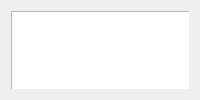
      <widget class="QWidget" name="tab_3">
       <attribute name="title">
        <string>WLC</string>
       </attribute>
       <layout class="QHBoxLayout" name="horizontalLayout_8">
        <item>
         <widget class="QWidget" name="widgetWLC" native="true">
          <widget class="QWidget" name="layoutWidget">
           <property name="geometry">
            <rect>
             <x>0</x>
             <y>0</y>
             <width>528</width>
             <height>283</height>
            </rect>
           </property>
           <layout class="QVBoxLayout" name="verticalLayout_9">
            <item>
             <widget class="ChartView" name="XY_plot1_6">
              <property name="sizePolicy">
               <sizepolicy hsizetype="MinimumExpanding" vsizetype="Expanding">
                <horstretch>0</horstretch>
                <verstretch>0</verstretch>
               </sizepolicy>
              </property>
              <property name="minimumSize">
               <size>
                <width>0</width>
                <height>0</height>
               </size>
              </property>
             </widget>
            </item>
            <item>
             <widget class="ChartView" name="XY_plot1_7">
              <property name="sizePolicy">
               <sizepolicy hsizetype="MinimumExpanding" vsizetype="Expanding">
                <horstretch>0</horstretch>
                <verstretch>0</verstretch>
               </sizepolicy>
              </property>
              <property name="minimumSize">
               <size>
                <width>0</width>
                <height>0</height>
               </size>
              </property>
             </widget>
            </item>
            <item>
             <layout class="QGridLayout" name="gridLayout_9">
              <item row="0" column="0">
               <widget class="QLabel" name="label_12">
                <property name="enabled">
                 <bool>true</bool>
                </property>
                <property name="minimumSize">
                 <size>
                  <width>56</width>
                  <height>21</height>
                 </size>
                </property>
                <property name="maximumSize">
                 <size>
                  <width>56</width>
                  <height>21</height>
                 </size>
                </property>
                <property name="text">
                 <string>offset:</string>
                </property>
               </widget>
              </item>
              <item row="0" column="1" colspan="2">
               <widget class="QDoubleSpinBox" name="doubleSpinBox_offset_2">
                <property name="enabled">
                 <bool>false</bool>
                </property>
                <property name="minimumSize">
                 <size>
                  <width>113</width>
                  <height>21</height>
                 </size>
                </property>
                <property name="maximumSize">
                 <size>
                  <width>113</width>
                  <height>21</height>
                 </size>
                </property>
                <property name="minimum">
                 <double>-999999999999999939709166371603178586112.000000000000000</double>
                </property>
                <property name="maximum">
                 <double>99999999999999997748809823456034029568.000000000000000</double>
                </property>
               </widget>
              </item>
              <item row="0" column="3" colspan="2">
               <spacer name="horizontalSpacer_4">
                <property name="orientation">
                 <enum>Qt::Horizontal</enum>
                </property>
                <property name="sizeHint" stdset="0">
                 <size>
                  <width>98</width>
                  <height>20</height>
                 </size>
                </property>
               </spacer>
              </item>
              <item row="0" column="5" colspan="2">
               <widget class="QLabel" name="label_13">
                <property name="enabled">
                 <bool>true</bool>
                </property>
                <property name="minimumSize">
                 <size>
                  <width>56</width>
                  <height>21</height>
                 </size>
                </property>
                <property name="maximumSize">
                 <size>
                  <width>56</width>
                  <height>21</height>
                 </size>
                </property>
                <property name="text">
                 <string>R_bead:</string>
                </property>
               </widget>
              </item>
              <item row="0" column="7" colspan="2">
               <widget class="QDoubleSpinBox" name="doubleSpinBox_Rbead_2">
                <property name="enabled">
                 <bool>false</bool>
                </property>
                <property name="minimumSize">
                 <size>
                  <width>113</width>
                  <height>21</height>
                 </size>
                </property>
                <property name="maximumSize">
                 <size>
                  <width>113</width>
                  <height>21</height>
                 </size>
                </property>
                <property name="minimum">
                 <double>-999999999999999939709166371603178586112.000000000000000</double>
                </property>
                <property name="maximum">
                 <double>99999999999999997748809823456034029568.000000000000000</double>
                </property>
                <property name="value">
                 <double>500.000000000000000</double>
                </property>
               </widget>
              </item>
              <item row="1" column="0" colspan="2">
               <layout class="QHBoxLayout" name="horizontalLayout_28">
                <item>
                 <widget class="QLabel" name="label_M_10">
                  <property name="text">
                   <string>a:</string>
                  </property>
                 </widget>
                </item>
                <item>
                 <widget class="QLabel" name="label_a_10">
                  <property name="text">
                   <string>a</string>
                  </property>
                 </widget>
                </item>
               </layout>
              </item>
              <item row="1" column="2" colspan="2">
               <layout class="QHBoxLayout" name="horizontalLayout_27">
                <item>
                 <widget class="QLabel" name="label_M_9">
                  <property name="text">
                   <string>b:</string>
                  </property>
                 </widget>
                </item>
                <item>
                 <widget class="QLabel" name="label_a_9">
                  <property name="text">
                   <string>a</string>
                  </property>
                 </widget>
                </item>
               </layout>
              </item>
              <item row="2" column="0" colspan="2">
               <layout class="QHBoxLayout" name="horizontalLayout_26">
                <item>
                 <widget class="QLabel" name="label_M_8">
                  <property name="text">
                   <string>Fit_a</string>
                  </property>
                 </widget>
                </item>
                <item>
                 <widget class="QDoubleSpinBox" name="doubleSpinBox_M_7"/>
                </item>
               </layout>
              </item>
              <item row="2" column="2" colspan="2">
               <layout class="QHBoxLayout" name="horizontalLayout_25">
                <item>
                 <widget class="QLabel" name="label_M_7">
                  <property name="text">
                   <string>Fit_b</string>
                  </property>
                 </widget>
                </item>
                <item>
                 <widget class="QDoubleSpinBox" name="doubleSpinBox_M_6"/>
                </item>
               </layout>
              </item>
              <item row="2" column="4" colspan="2">
               <layout class="QHBoxLayout" name="horizontalLayout_20">
                <item>
                 <widget class="QLabel" name="label_M_5">
                  <property name="text">
                   <string>Fit_M</string>
                  </property>
                 </widget>
                </item>
                <item>
                 <widget class="QDoubleSpinBox" name="doubleSpinBox_M_5"/>
                </item>
               </layout>
              </item>
              <item row="2" column="6" colspan="2">
               <widget class="QPushButton" name="pushButtonMGSet_4">
                <property name="text">
                 <string>Fit</string>
                </property>
               </widget>
              </item>
              <item row="2" column="8">
               <widget class="QPushButton" name="pushButtonMGSet_5">
                <property name="text">
                 <string>Fit M</string>
                </property>
               </widget>
              </item>
              <item row="1" column="4" colspan="2">
               <layout class="QHBoxLayout" name="horizontalLayout_19">
                <item>
                 <widget class="QLabel" name="label_M_3">
                  <property name="text">
                   <string>M:</string>
                  </property>
                 </widget>
                </item>
                <item>
                 <widget class="QLabel" name="label_a_7">
                  <property name="text">
                   <string>a</string>
                  </property>
                 </widget>
                </item>
               </layout>
              </item>
              <item row="1" column="6" colspan="2">
               <widget class="QPushButton" name="pushButtonMGSet_3">
                <property name="text">
                 <string>Set</string>
                </property>
               </widget>
              </item>
              <item row="1" column="8">
               <widget class="QPushButton" name="pushButton">
                <property name="text">
                 <string>ImportMG</string>
                </property>
               </widget>
              </item>
             </layout>
            </item>
           </layout>
          </widget>
          <widget class="QWidget" name="layoutWidget">
           <property name="geometry">
            <rect>
             <x>590</x>
             <y>0</y>
             <width>831</width>
             <height>481</height>
            </rect>
           </property>
           <layout class="QVBoxLayout" name="verticalLayout_11">
            <item>
             <layout class="QGridLayout" name="gridLayout_7">
              <item row="0" column="0">
               <widget class="ChartView" name="XY_plot1_3">
                <property name="sizePolicy">
                 <sizepolicy hsizetype="Expanding" vsizetype="Expanding">
                  <horstretch>0</horstretch>
                  <verstretch>0</verstretch>
                 </sizepolicy>
                </property>
                <property name="minimumSize">
                 <size>
                  <width>0</width>
                  <height>0</height>
                 </size>
                </property>
               </widget>
              </item>
              <item row="1" column="0">
               <widget class="ChartView" name="XY_plot1_4">
                <property name="sizePolicy">
                 <sizepolicy hsizetype="Expanding" vsizetype="Expanding">
                  <horstretch>0</horstretch>
                  <verstretch>0</verstretch>
                 </sizepolicy>
                </property>
                <property name="minimumSize">
                 <size>
                  <width>0</width>
                  <height>0</height>
                 </size>
                </property>
               </widget>
              </item>
              <item row="0" column="1" rowspan="2">
               <widget class="ChartView" name="XY_plot1_5">
                <property name="sizePolicy">
                 <sizepolicy hsizetype="MinimumExpanding" vsizetype="Expanding">
                  <horstretch>0</horstretch>
                  <verstretch>0</verstretch>
                 </sizepolicy>
                </property>
                <property name="minimumSize">
                 <size>
                  <width>0</width>
                  <height>0</height>
                 </size>
                </property>
               </widget>
              </item>
             </layout>
            </item>
            <item>
             <layout class="QGridLayout" name="gridLayout_8">
              <item row="0" column="0" colspan="2">
               <widget class="QPushButton" name="pushButton_SelectDirEX_2">
                <property name="sizePolicy">
                 <sizepolicy hsizetype="Minimum" vsizetype="Minimum">
                  <horstretch>0</horstretch>
                  <verstretch>0</verstretch>
                 </sizepolicy>
                </property>
                <property name="minimumSize">
                 <size>
                  <width>108</width>
                  <height>20</height>
                 </size>
                </property>
                <property name="maximumSize">
                 <size>
                  <width>108</width>
                  <height>28</height>
                 </size>
                </property>
                <property name="text">
                 <string>Select DIR</string>
                </property>
               </widget>
              </item>
              <item row="0" column="5">
               <widget class="QLabel" name="label_a_4">
                <property name="text">
                 <string>LC</string>
                </property>
               </widget>
              </item>
              <item row="0" column="7" rowspan="4">
               <widget class="QPushButton" name="pushButtonWLCSet_4">
                <property name="sizePolicy">
                 <sizepolicy hsizetype="Minimum" vsizetype="Expanding">
                  <horstretch>0</horstretch>
                  <verstretch>0</verstretch>
                 </sizepolicy>
                </property>
                <property name="text">
                 <string>Set</string>
                </property>
               </widget>
              </item>
              <item row="0" column="6">
               <widget class="QDoubleSpinBox" name="doubleSpinBox_a_4"/>
              </item>
              <item row="1" column="5">
               <widget class="QLabel" name="label_b_4">
                <property name="text">
                 <string>P</string>
                </property>
               </widget>
              </item>
              <item row="1" column="4">
               <widget class="QPushButton" name="pushButton_Export_2">
                <property name="minimumSize">
                 <size>
                  <width>93</width>
                  <height>0</height>
                 </size>
                </property>
                <property name="maximumSize">
                 <size>
                  <width>93</width>
                  <height>28</height>
                 </size>
                </property>
                <property name="text">
                 <string>Export</string>
                </property>
               </widget>
              </item>
              <item row="2" column="5" rowspan="2">
               <widget class="QLabel" name="label_M_4">
                <property name="text">
                 <string>K</string>
                </property>
               </widget>
              </item>
              <item row="2" column="6" rowspan="2">
               <widget class="QDoubleSpinBox" name="doubleSpinBox_M_4"/>
              </item>
              <item row="1" column="6">
               <widget class="QDoubleSpinBox" name="doubleSpinBox_b_4"/>
              </item>
              <item row="0" column="2" colspan="3">
               <widget class="QLineEdit" name="lineEdit_DirEx_2">
                <property name="maximumSize">
                 <size>
                  <width>16777215</width>
                  <height>25</height>
                 </size>
                </property>
                <property name="readOnly">
                 <bool>false</bool>
                </property>
               </widget>
              </item>
              <item row="2" column="1" rowspan="2">
               <widget class="QCheckBox" name="checkBox_TXT_2">
                <property name="text">
                 <string>TXT</string>
                </property>
               </widget>
              </item>
              <item row="1" column="0" colspan="4">
               <widget class="QLineEdit" name="lineEdit_FilenameEx_2">
                <property name="maximumSize">
                 <size>
                  <width>16777215</width>
                  <height>25</height>
                 </size>
                </property>
               </widget>
              </item>
              <item row="2" column="2" rowspan="2" colspan="3">
               <spacer name="horizontalSpacer_5">
                <property name="orientation">
                 <enum>Qt::Horizontal</enum>
                </property>
                <property name="sizeHint" stdset="0">
                 <size>
                  <width>688</width>
                  <height>20</height>
                 </size>
                </property>
               </spacer>
              </item>
              <item row="2" column="0" rowspan="2">
               <widget class="QCheckBox" name="checkBox_MatFile_2">
                <property name="text">
                 <string>MatFile</string>
                </property>
                <property name="checked">
                 <bool>true</bool>
                </property>
               </widget>
              </item>
             </layout>
            </item>
           </layout>
          </widget>
         </widget>
        </item>
       </layout>
      </widget>
